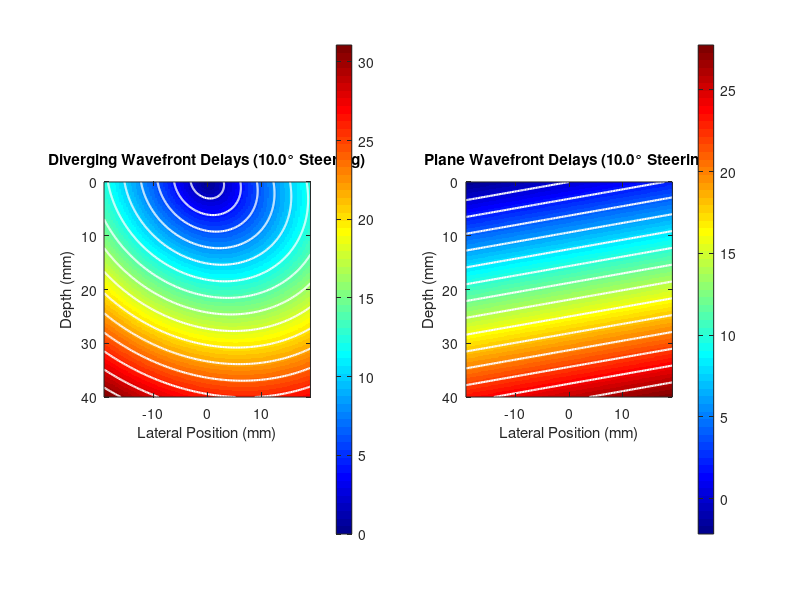

Recreate this plot in MATLAB.
% Visualization of Plane Waves vs. Diverging Waves in Ultrasound Beamforming
clear; clc; close all;

%% Parameters
c = 1540; % Speed of sound in m/s
fs = 40e6; % Sampling frequency (Hz)
array_pitch = 0.3e-3; % Element spacing (m)
num_elements = 128; % Number of elements
image_width = num_elements * array_pitch; % Imaging width (m)
image_depth = 40e-3; % Imaging depth (m)

% Define Transmit Angle
theta_t = 10 * pi / 180; % 10 degrees in radians

%% Define Image Grid
dx = 0.1e-3; % Lateral pixel spacing (m)
dz = 0.1e-3; % Axial pixel spacing (m)
x_grid = linspace(-image_width/2, image_width/2, num_elements); % Lateral positions
z_grid = 0:dz:image_depth; % Axial positions
[X, Z] = meshgrid(x_grid, z_grid);

%% Compute Transmit Delays

% (1) Diverging Wave Model (Virtual Source Approximation)
X_tx = Z .* tan(theta_t); % Virtual source lateral positions
T_tx_diverging = sqrt((X - X_tx).^2 + Z.^2) / c; % Transmit delays (s)

% (2) Plane Wave Model
T_tx_plane = (X * sin(theta_t) + Z * cos(theta_t)) / c; % Linear delay approximation

%% Visualization

figure;

% Plot 1: Diverging Wave Delay Map
subplot(1,2,1);
imagesc(x_grid * 1e3, z_grid * 1e3, T_tx_diverging * 1e6);
colormap(jet);
colorbar;
xlabel('Lateral Position (mm)');
ylabel('Depth (mm)');
title(sprintf('Diverging Wavefront Delays (%.1f° Steering)', theta_t * 180/pi));
axis image;
hold on;

% Overlay Diverging Wavefronts
wavefront_intervals = 2e-6; % 2 microsecond spacing
wavefront_times = 0:wavefront_intervals:max(T_tx_diverging(:));
for t = wavefront_times
    contour(x_grid * 1e3, z_grid * 1e3, T_tx_diverging, [t t], 'w', 'LineWidth', 1.5);
end
hold off;

% Plot 2: Plane Wave Delay Map
subplot(1,2,2);
imagesc(x_grid * 1e3, z_grid * 1e3, T_tx_plane * 1e6);
colormap(jet);
colorbar;
xlabel('Lateral Position (mm)');
ylabel('Depth (mm)');
title(sprintf('Plane Wavefront Delays (%.1f° Steering)', theta_t * 180/pi));
axis image;
hold on;

% Overlay Plane Wavefronts
for t = wavefront_times
    contour(x_grid * 1e3, z_grid * 1e3, T_tx_plane, [t t], 'w', 'LineWidth', 1.5);
end
hold off;

